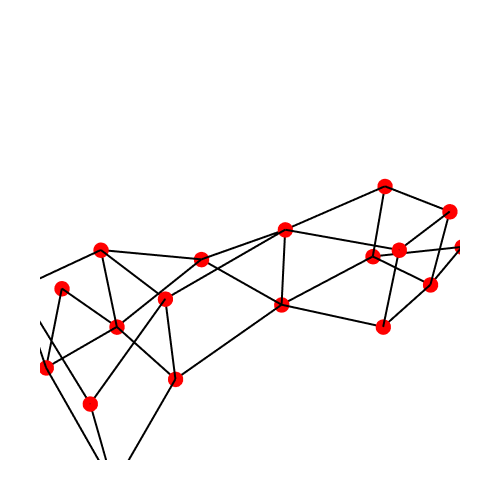

The notebook cell saved with this chart:
### Markdown cell above
# Show Graph

### Code cell
Topology.Show(g2,
              vertexSizeKey="size",
              vertexColorKey="color",
              edgeWidthKey="width",
              edgeColorKey="color",
              faceOpacity=0.3,
              backgroundColor="white",
              width=500,
              height=500,
              renderer=renderer)

### Figure 1 — Plotly figure (JSON) as saved in the notebook; plotly's stock layout.template omitted (floating-point values rounded to 4 significant figures)
{"data": [{"hoverinfo": "text", "hovertext": [], "legendgroup": "2", "legendrank": 2, "line": {"color": "#000000", "dash": "solid", "width": 4}, "marker": {"color": "#000000", "size": 1, "symbol": "circle"}, "mode": "markers+lines", "name": "1: Untitled Graph (Edges)", "showlegend": false, "text": [], "type": "scatter3d", "x": [8810, 5810, null, 8810, 8810, null, 8810, 8810, null, 13310, 8810, null, 17810, 17810, null, 14810, 17810, null, 17810, 17810, null, 11810, 8810, null, 13310, 11810, null, 11810, 8810, null, 13310, 11810, null, 8810, 8810, null, 8810, 8512.0, null, 8810, 6411.0, null, 5810, 5810, null, 8810, 5810, null, 5810, 6411.0, null, 20810, 17810, null, 17810, 17810, null, 14810, 17810, null, 17810, 20810, null, 5810, 6411.0, null, 8810, 6411.0, null, 6411.0, 6411.0, null, 13310, 17810, null, 13310, 14810, null, 13310, 8810, null, 13310, 13310, null, 6411.0, 8512.0, null, 14810, 14810, null, 8810, 8810, null, 17810, 17810, null, 13310, 17810, null, 13310, 14810, null], "y": [-2260, -3760, null, -2260, -2260, null, -2260, 740, null, -2260, -2260, null, -2861.0, -5260, null, -5260, -5260, null, -5260, -5260, null, -10, 740, null, -2260, -10, null, -10, 740, null, -2260, -10, null, 740, 740, null, 740, 3740, null, 740, 740, null, -3760, -3760, null, -2260, -3760, null, -3760, 740, null, -4962.0, -5260, null, -2861.0, -5260, null, -5260, -5260, null, -2861.0, -4962.0, null, -3760, 740, null, 740, 740, null, 740, 740, null, -2260, -2861.0, null, -2260, -5260, null, -2260, -2260, null, -2260, -2260, null, 740, 3740, null, -5260, -5260, null, -2260, 740, null, -2861.0, -2861.0, null, -2260, -2861.0, null, -2260, -5260, null], "z": [1500, 1500, null, 4500, 1500, null, 1500, 1500, null, 1500, 1500, null, 4500, 4500, null, 4500, 4500, null, 4500, 1500, null, 3000, 4500, null, 4500, 3000, null, 3000, 1500, null, 1500, 3000, null, 4500, 1500, null, 1500, 1500, null, 1500, 1500, null, 4500, 1500, null, 4500, 4500, null, 4500, 4500, null, 1500, 1500, null, 1500, 1500, null, 1500, 1500, null, 1500, 1500, null, 1500, 1500, null, 4500, 4500, null, 4500, 1500, null, 4500, 4500, null, 4500, 4500, null, 4500, 4500, null, 4500, 1500, null, 1500, 1500, null, 4500, 1500, null, 4500, 4500, null, 4500, 1500, null, 1500, 1500, null, 1500, 1500, null]}, {"customdata": ["", "", "", "", "", "", "", "", "", "", "", "", "", "", "", "", "", "", ""], "hoverinfo": "text", "hovertemplate": ["Click ", "Click ", "Click ", "Click ", "Click ", "Click ", "Click ", "Click ", "Click ", "Click ", "Click ", "Click ", "Click ", "Click ", "Click ", "Click ", "Click ", "Click ", "Click "], "hovertext": ["", "", "", "", "", "", "", "", "", "", "", "", "", "", "", "", "", "", ""], "legendgroup": "1", "legendrank": 1, "marker": {"color": ["#FF0000", "#FF0000", "#FF0000", "#FF0000", "#FF0000", "#FF0000", "#FF0000", "#FF0000", "#FF0000", "#FF0000", "#FF0000", "#FF0000", "#FF0000", "#FF0000", "#FF0000", "#FF0000", "#FF0000", "#FF0000", "#FF0000"], "line": {"width": 0}, "opacity": 1, "size": [18, 18, 18, 18, 18, 18, 18, 18, 18, 18, 18, 18, 18, 18, 18, 18, 18, 18, 18], "sizemode": "diameter", "symbol": "circle"}, "mode": "markers", "name": "1: Untitled Graph (Vertices)", "showlegend": false, "text": ["", "", "", "", "", "", "", "", "", "", "", "", "", "", "", "", "", "", ""], "type": "scatter3d", "x": [8810, 17810, 11810, 8810, 5810, 17810, 20810, 5810, 6411.0, 13310, 6411.0, 8512.0, 14810, 8810, 8810, 17810, 13310, 17810, 14810], "y": [-2260, -5260, -10, 740, -3760, -5260, -4962.0, -3760, 740, -2260, 740, 3740, -5260, -2260, 740, -2861.0, -2260, -2861.0, -5260], "z": [1500, 4500, 3000, 1500, 4500, 1500, 1500, 1500, 4500, 4500, 1500, 1500, 4500, 4500, 4500, 4500, 1500, 1500, 1500]}], "layout": {"autosize": true, "height": 500, "margin": {"b": 40, "l": 40, "r": 40, "t": 40}, "paper_bgcolor": "#FFFFFF", "plot_bgcolor": "#FFFFFF", "scene": {"aspectmode": "data", "camera": {"center": {"x": 0, "y": 0, "z": 0}, "eye": {"x": -1.25, "y": -1.25, "z": 1.25}, "projection": {"type": "perspective"}, "up": {"x": 0, "y": 0, "z": 1}}, "xaxis": {"visible": false}, "yaxis": {"visible": false}, "zaxis": {"visible": false}}, "showlegend": true, "width": 500, "xaxis": {"showgrid": false, "visible": false, "zeroline": false}, "yaxis": {"showgrid": false, "visible": false, "zeroline": false}}}
